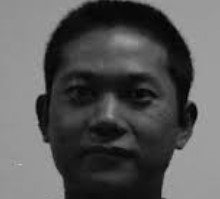
#> input picture OpenCV/CHAPTER 6/sample.jpg, 220 x 199 px, found by its file name
$ python 02_thersholded.py
#> lines starting #> are read from the running program, lines starting #| are printed output that depends on the picture; after the words box and inside, x2 and y2 are one past the last pixel; in counts of white or black regions, pixels touching at a corner belong together
import cv2

# threshold_image = cv2.threshold(image, thresh_value(0-255), max_value(255), method(most commonly.. THRESH_BINARY))

image = cv2.imread('CHAPTER 6\\sample.jpg', cv2.IMREAD_GRAYSCALE)
#> image is the input picture: shape (199, 220); min 0, max 191, mean 87.5

ret, thresh_img = cv2.threshold(image, 120, 255, cv2.THRESH_BINARY)
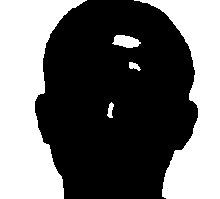
#> thresh_img: shape (199, 220); 41.5% white; 5 white regions, box (x1, y1, x2, y2) and area: (0, 0, 87, 199) 10007, (134, 0, 220, 199) 7759, (112, 35, 141, 48) 262, (107, 102, 114, 118) 68, (129, 62, 141, 71) 65

cv2.imshow("Threshold Image", thresh_img)
cv2.waitKey(0)
cv2.destroyAllWindows()

# save
cv2.imwrite('thresh_img.jpg', thresh_img)

"""
90 - 0 Black
130 - 255 white
180 - 255 white
50 - 0 black
"""
